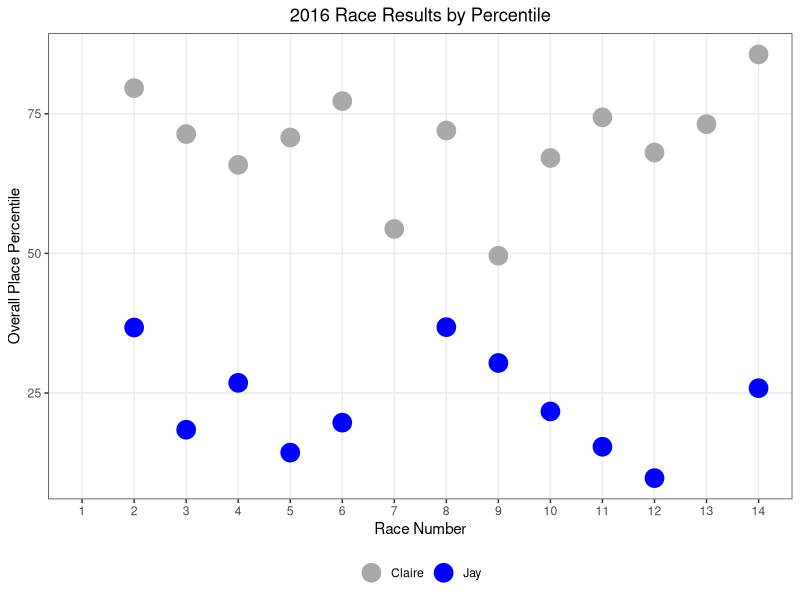

Write R code to recreate this figure.
# Graph race results from 2016
# 2016 New Year Resolution: One road race a month

# Load libraries
library(tidyr)
library(dplyr)
library(ggplot2)
library(readr)

# Set working directory
setwd("C:/Users/fishe/Documents/running_2016")

# Read in file
r <- read_csv("results.csv")

# Tidy up the data into long form
# place_overall, place_gender, total_overall, total_gender should be one column
# values of those columns should be another column

r2 <- select(r, -c(`Results 1`, `Results 2`, location)) %>% gather(place_type, place, place_overall:place_gender) %>%
  gather(total_type, total_runners, total_overall:total_gender)

# place_type and total_type need to match
gen <- filter(r2, place_type == "place_gender", total_type == "total_gender")
ov <- filter(r2, place_type == "place_overall", total_type == "total_overall" )

r3 <- rbind(gen, ov)

# Add percentiles to results
# Formula: R = P/100 * (N+1)
# N = total_runners, 
# Formula: P = 100R/(N+1)

r4 <- r3 %>% mutate(percentile = (100-(as.integer(place)/total_runners) * 100))

# Plot the results
r4 %>% 
  filter(place_type == "place_overall", total_type == "total_overall") %>% 
  ggplot(aes(race_number, percentile, color = racer)) + 
    geom_point(size = 6) +
    scale_color_manual(values = c("Dark Grey", "Blue")) +
    scale_x_continuous(breaks = 1:14) +
    scale_y_continuous(breaks = c(25, 50, 75, 100)) +
    labs(title = "2016 Race Results by Percentile",
         x = "Race Number",
         y = "Overall Place Percentile") +
    theme_bw() +
    theme(panel.grid.minor = element_blank(),
          plot.title = element_text(hjust = 0.5),
          legend.position = "bottom",
          legend.title = element_blank())
